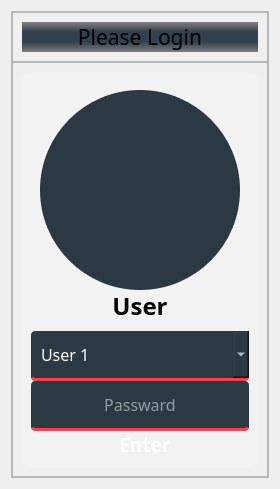
               <widget class="QWidget" name="page">
                <layout class="QHBoxLayout" name="horizontalLayout_6">
                 <item>
                  <widget class="QFrame" name="frame_9">
                   <property name="layoutDirection">
                    <enum>Qt::LeftToRight</enum>
                   </property>
                   <property name="frameShape">
                    <enum>QFrame::StyledPanel</enum>
                   </property>
                   <property name="frameShadow">
                    <enum>QFrame::Raised</enum>
                   </property>
                   <layout class="QVBoxLayout" name="verticalLayout_4">
                    <property name="spacing">
                     <number>0</number>
                    </property>
                    <property name="leftMargin">
                     <number>0</number>
                    </property>
                    <property name="topMargin">
                     <number>0</number>
                    </property>
                    <property name="rightMargin">
                     <number>0</number>
                    </property>
                    <property name="bottomMargin">
                     <number>0</number>
                    </property>
                    <item>
                     <widget class="QFrame" name="frame_11">
                      <property name="minimumSize">
                       <size>
                        <width>0</width>
                        <height>0</height>
                       </size>
                      </property>
                      <property name="maximumSize">
                       <size>
                        <width>16777215</width>
                        <height>80</height>
                       </size>
                      </property>
                      <property name="frameShape">
                       <enum>QFrame::StyledPanel</enum>
                      </property>
                      <property name="frameShadow">
                       <enum>QFrame::Raised</enum>
                      </property>
                      <layout class="QVBoxLayout" name="verticalLayout_5">
                       <item>
                        <widget class="QLabel" name="label_2">
                         <property name="font">
                          <font>
                           <family>Horyzen</family>
                           <pointsize>16</pointsize>
                          </font>
                         </property>
                         <property name="styleSheet">
                          <string notr="true">background-color: qlineargradient(spread:pad, x1:0, y1:0, x2:0, y2:1, stop:0 rgba(124, 124, 124, 246), stop:0.329545 rgba(49, 65, 77, 255), stop:0.659091 rgba(49, 65, 77, 255), stop:1 rgba(124, 124, 124, 255));</string>
                         </property>
                         <property name="text">
                          <string>Please Login</string>
                         </property>
                         <property name="alignment">
                          <set>Qt::AlignCenter</set>
                         </property>
                        </widget>
                       </item>
                      </layout>
                     </widget>
                    </item>
                    <item>
                     <widget class="QFrame" name="frame_12">
                      <property name="styleSheet">
                       <string notr="true"/>
                      </property>
                      <property name="frameShape">
                       <enum>QFrame::StyledPanel</enum>
                      </property>
                      <property name="frameShadow">
                       <enum>QFrame::Raised</enum>
                      </property>
                      <layout class="QGridLayout" name="gridLayout">
                       <item row="0" column="0">
                        <widget class="QFrame" name="frame_10">
                         <property name="maximumSize">
                          <size>
                           <width>400</width>
                           <height>500</height>
                          </size>
                         </property>
                         <property name="styleSheet">
                          <string notr="true">#frame_10{
background-color: rgba(255, 255, 255, 50);
}
QFrame{
background-color: rgba(255, 255, 255, 0);
border-radius:8px;
}</string>
                         </property>
                         <property name="frameShape">
                          <enum>QFrame::StyledPanel</enum>
                         </property>
                         <property name="frameShadow">
                          <enum>QFrame::Raised</enum>
                         </property>
                         <layout class="QGridLayout" name="gridLayout_2">
                          <item row="2" column="1">
                           <widget class="QFrame" name="frame_14">
                            <property name="maximumSize">
                             <size>
                              <width>16777215</width>
                              <height>200</height>
                             </size>
                            </property>
                            <property name="frameShape">
                             <enum>QFrame::StyledPanel</enum>
                            </property>
                            <property name="frameShadow">
                             <enum>QFrame::Raised</enum>
                            </property>
                            <layout class="QVBoxLayout" name="verticalLayout_6">
                             <property name="spacing">
                              <number>0</number>
                             </property>
                             <property name="leftMargin">
                              <number>0</number>
                             </property>
                             <property name="topMargin">
                              <number>0</number>
                             </property>
                             <property name="rightMargin">
                              <number>0</number>
                             </property>
                             <property name="bottomMargin">
                              <number>0</number>
                             </property>
                             <item>
                              <widget class="QComboBox" name="comboBox">
                               <property name="minimumSize">
                                <size>
                                 <width>0</width>
                                 <height>50</height>
                                </size>
                               </property>
                               <property name="font">
                                <font>
                                 <family>Horyzen Light</family>
                                 <pointsize>12</pointsize>
                                </font>
                               </property>
                               <property name="contextMenuPolicy">
                                <enum>Qt::CustomContextMenu</enum>
                               </property>
                               <property name="styleSheet">
                                <string notr="true">QComboBox{
border-bottom: 3px solid rgb(255, 61, 75);
background-color: rgb(42, 57, 66);
color: rgb(255, 255, 255);
border-radius:4px;
padding:10px;
	selection-background-color: rgb(255, 255, 255);
}

</string>
                               </property>
                               <property name="iconSize">
                                <size>
                                 <width>16</width>
                                 <height>16</height>
                                </size>
                               </property>
                               <property name="frame">
                                <bool>false</bool>
                               </property>
                               <item>
                                <property name="text">
                                 <string>User 1</string>
                                </property>
                               </item>
                               <item>
                                <property name="text">
                                 <string>User 2</string>
                                </property>
                               </item>
                              </widget>
                             </item>
                             <item>
                              <widget class="QLineEdit" name="lineEdit">
                               <property name="minimumSize">
                                <size>
                                 <width>0</width>
                                 <height>50</height>
                                </size>
                               </property>
                               <property name="font">
                                <font>
                                 <family>Horyzen Light</family>
                                 <pointsize>12</pointsize>
                                </font>
                               </property>
                               <property name="toolTip">
                                <string/>
                               </property>
                               <property name="toolTipDuration">
                                <number>-1</number>
                               </property>
                               <property name="statusTip">
                                <string/>
                               </property>
                               <property name="styleSheet">
                                <string notr="true">border-bottom: 3px solid rgb(255, 61, 75);
background-color: rgb(42, 57, 66);
color: rgb(255, 255, 255);
border-radius:4px;
</string>
                               </property>
                               <property name="frame">
                                <bool>false</bool>
                               </property>
                               <property name="echoMode">
                                <enum>QLineEdit::Password</enum>
                               </property>
                               <property name="alignment">
                                <set>Qt::AlignCenter</set>
                               </property>
                               <property name="placeholderText">
                                <string>Passward</string>
                               </property>
                               <property name="clearButtonEnabled">
                                <bool>true</bool>
                               </property>
                              </widget>
                             </item>
                             <item>
                              <widget class="QPushButton" name="pushButton_9">
                               <property name="maximumSize">
                                <size>
                                 <width>16777215</width>
                                 <height>40</height>
                                </size>
                               </property>
                               <property name="font">
                                <font>
                                 <family>Horyzen</family>
                                 <pointsize>14</pointsize>
                                 <weight>75</weight>
                                 <bold>true</bold>
                                </font>
                               </property>
                               <property name="cursor">
                                <cursorShape>PointingHandCursor</cursorShape>
                               </property>
                               <property name="styleSheet">
                                <string notr="true">QPushButton{
border-radius:20px;
color: rgb(255, 255, 255);
}
QPushButton:hover{
background-color: rgb(63, 86, 99);
border: 2px solid rgb(255, 61, 75);
}</string>
                               </property>
                               <property name="text">
                                <string>  Enter</string>
                               </property>
                               <property name="icon">
                                <iconset resource="Resource/Resource.qrc">
                                 <normaloff>:/img/key.png</normaloff>:/img/key.png</iconset>
                               </property>
                               <property name="iconSize">
                                <size>
                                 <width>20</width>
                                 <height>20</height>
                                </size>
                               </property>
                               <property name="shortcut">
                                <string>Return</string>
                               </property>
                              </widget>
                             </item>
                            </layout>
                           </widget>
                          </item>
                          <item row="0" column="1">
                           <widget class="QFrame" name="frame_15">
                            <property name="frameShape">
                             <enum>QFrame::StyledPanel</enum>
                            </property>
                            <property name="frameShadow">
                             <enum>QFrame::Raised</enum>
                            </property>
                            <layout class="QGridLayout" name="gridLayout_3">
                             <item row="0" column="0">
                              <widget class="QLabel" name="label_3">
                               <property name="minimumSize">
                                <size>
                                 <width>200</width>
                                 <height>200</height>
                                </size>
                               </property>
                               <property name="maximumSize">
                                <size>
                                 <width>200</width>
                                 <height>200</height>
                                </size>
                               </property>
                               <property name="styleSheet">
                                <string notr="true">border-radius:100px;
background-color: rgb(42, 57, 66);</string>
                               </property>
                               <property name="text">
                                <string/>
                               </property>
                               <property name="pixmap">
                                <pixmap resource="Resource/Resource.qrc">:/img/circle-user.png</pixmap>
                               </property>
                               <property name="alignment">
                                <set>Qt::AlignCenter</set>
                               </property>
                              </widget>
                             </item>
                             <item row="1" column="0">
                              <widget class="QLabel" name="label_4">
                               <property name="sizePolicy">
                                <sizepolicy hsizetype="Preferred" vsizetype="Preferred">
                                 <horstretch>0</horstretch>
                                 <verstretch>0</verstretch>
                                </sizepolicy>
                               </property>
                               <property name="minimumSize">
                                <size>
                                 <width>0</width>
                                 <height>0</height>
                                </size>
                               </property>
                               <property name="maximumSize">
                                <size>
                                 <width>16777215</width>
                                 <height>20</height>
                                </size>
                               </property>
                               <property name="font">
                                <font>
                                 <family>Horyzen</family>
                                 <pointsize>18</pointsize>
                                 <weight>75</weight>
                                 <bold>true</bold>
                                </font>
                               </property>
                               <property name="layoutDirection">
                                <enum>Qt::LeftToRight</enum>
                               </property>
                               <property name="text">
                                <string>User</string>
                               </property>
                               <property name="alignment">
                                <set>Qt::AlignCenter</set>
                               </property>
                              </widget>
                             </item>
                            </layout>
                           </widget>
                          </item>
                         </layout>
                        </widget>
                       </item>
                      </layout>
                     </widget>
                    </item>
                   </layout>
                  </widget>
                 </item>
                </layout>
               </widget>
